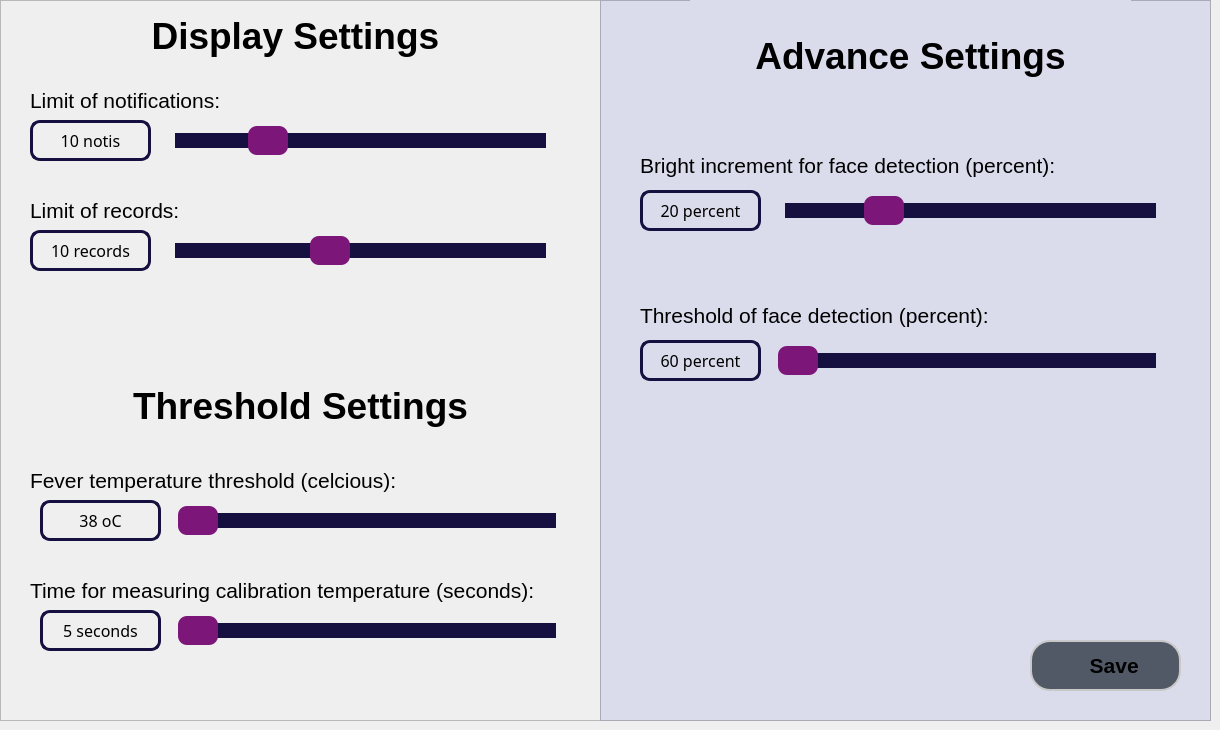
      <widget class="QWidget" name="setting">
       <property name="styleSheet">
        <string notr="true">QSlider::groove:horizontal {
    border-radius: 9px;
    height: 15px;
	margin: 15px;
	background-color:#151040;
}
QSlider::groove:horizontal:hover {
	background-color:#151040;
}
QSlider::handle:horizontal {
    background-color: #7C1679;
    border: none;
    width: 40px;
    margin: -7px;
	border-radius: 9px;
}
QSlider::handle:horizontal:hover {
    background-color: #A51890;
}
QSlider::handle:horizontal:pressed {
   background-color: #A51890;
}
</string>
       </property>
       <widget class="QFrame" name="frame_2">
        <property name="geometry">
         <rect>
          <x>0</x>
          <y>0</y>
          <width>601</width>
          <height>721</height>
         </rect>
        </property>
        <property name="frameShape">
         <enum>QFrame::StyledPanel</enum>
        </property>
        <property name="frameShadow">
         <enum>QFrame::Raised</enum>
        </property>
        <widget class="QLabel" name="label_10">
         <property name="geometry">
          <rect>
           <x>80</x>
           <y>380</y>
           <width>441</width>
           <height>51</height>
          </rect>
         </property>
         <property name="font">
          <font>
           <pointsize>28</pointsize>
           <weight>75</weight>
           <bold>true</bold>
          </font>
         </property>
         <property name="text">
          <string>Threshold Settings</string>
         </property>
         <property name="alignment">
          <set>Qt::AlignCenter</set>
         </property>
        </widget>
        <widget class="QSlider" name="time_calib_slider">
         <property name="geometry">
          <rect>
           <x>170</x>
           <y>610</y>
           <width>401</width>
           <height>40</height>
          </rect>
         </property>
         <property name="minimum">
          <number>5</number>
         </property>
         <property name="maximum">
          <number>8</number>
         </property>
         <property name="pageStep">
          <number>1</number>
         </property>
         <property name="value">
          <number>5</number>
         </property>
         <property name="tracking">
          <bool>true</bool>
         </property>
         <property name="orientation">
          <enum>Qt::Horizontal</enum>
         </property>
         <property name="tickPosition">
          <enum>QSlider::TicksAbove</enum>
         </property>
        </widget>
        <widget class="QLabel" name="time_calib_label">
         <property name="geometry">
          <rect>
           <x>40</x>
           <y>610</y>
           <width>121</width>
           <height>41</height>
          </rect>
         </property>
         <property name="font">
          <font>
           <family>Fira Code</family>
           <pointsize>12</pointsize>
           <weight>62</weight>
           <italic>false</italic>
           <bold>true</bold>
          </font>
         </property>
         <property name="styleSheet">
          <string notr="true">border :3px solid #151040;
border-top-left-radius :10px;
border-top-right-radius : 10px; 
border-bottom-left-radius : 10px; 
border-bottom-right-radius : 10px;
font: 500 12pt &quot;Fira Code&quot;;</string>
         </property>
         <property name="text">
          <string>5 seconds</string>
         </property>
         <property name="alignment">
          <set>Qt::AlignCenter</set>
         </property>
        </widget>
        <widget class="QLabel" name="label_12">
         <property name="geometry">
          <rect>
           <x>30</x>
           <y>570</y>
           <width>571</width>
           <height>41</height>
          </rect>
         </property>
         <property name="font">
          <font>
           <pointsize>16</pointsize>
          </font>
         </property>
         <property name="text">
          <string>Time for measuring calibration temperature (seconds):</string>
         </property>
        </widget>
        <widget class="QLabel" name="label_13">
         <property name="geometry">
          <rect>
           <x>80</x>
           <y>10</y>
           <width>441</width>
           <height>51</height>
          </rect>
         </property>
         <property name="font">
          <font>
           <pointsize>28</pointsize>
           <weight>75</weight>
           <bold>true</bold>
          </font>
         </property>
         <property name="text">
          <string>Display Settings </string>
         </property>
         <property name="alignment">
          <set>Qt::AlignCenter</set>
         </property>
        </widget>
        <widget class="QLabel" name="notis_label">
         <property name="geometry">
          <rect>
           <x>30</x>
           <y>120</y>
           <width>121</width>
           <height>41</height>
          </rect>
         </property>
         <property name="font">
          <font>
           <family>Fira Code</family>
           <pointsize>12</pointsize>
           <weight>62</weight>
           <italic>false</italic>
           <bold>true</bold>
          </font>
         </property>
         <property name="styleSheet">
          <string notr="true">border :3px solid #151040;
border-top-left-radius :10px;
border-top-right-radius : 10px; 
border-bottom-left-radius : 10px; 
border-bottom-right-radius : 10px;
font: 500 12pt &quot;Fira Code&quot;;</string>
         </property>
         <property name="text">
          <string>10 notis</string>
         </property>
         <property name="alignment">
          <set>Qt::AlignCenter</set>
         </property>
        </widget>
        <widget class="QLabel" name="label_14">
         <property name="geometry">
          <rect>
           <x>30</x>
           <y>80</y>
           <width>361</width>
           <height>41</height>
          </rect>
         </property>
         <property name="font">
          <font>
           <pointsize>16</pointsize>
          </font>
         </property>
         <property name="text">
          <string>Limit of notifications:</string>
         </property>
        </widget>
        <widget class="QSlider" name="notis_slider">
         <property name="geometry">
          <rect>
           <x>160</x>
           <y>120</y>
           <width>401</width>
           <height>40</height>
          </rect>
         </property>
         <property name="minimum">
          <number>7</number>
         </property>
         <property name="maximum">
          <number>20</number>
         </property>
         <property name="pageStep">
          <number>1</number>
         </property>
         <property name="value">
          <number>10</number>
         </property>
         <property name="tracking">
          <bool>true</bool>
         </property>
         <property name="orientation">
          <enum>Qt::Horizontal</enum>
         </property>
         <property name="tickPosition">
          <enum>QSlider::TicksAbove</enum>
         </property>
        </widget>
        <widget class="QSlider" name="records_slider">
         <property name="geometry">
          <rect>
           <x>160</x>
           <y>230</y>
           <width>401</width>
           <height>40</height>
          </rect>
         </property>
         <property name="minimum">
          <number>3</number>
         </property>
         <property name="maximum">
          <number>20</number>
         </property>
         <property name="pageStep">
          <number>1</number>
         </property>
         <property name="value">
          <number>10</number>
         </property>
         <property name="tracking">
          <bool>true</bool>
         </property>
         <property name="orientation">
          <enum>Qt::Horizontal</enum>
         </property>
         <property name="tickPosition">
          <enum>QSlider::TicksAbove</enum>
         </property>
        </widget>
        <widget class="QLabel" name="label_15">
         <property name="geometry">
          <rect>
           <x>30</x>
           <y>190</y>
           <width>361</width>
           <height>41</height>
          </rect>
         </property>
         <property name="font">
          <font>
           <pointsize>16</pointsize>
          </font>
         </property>
         <property name="text">
          <string>Limit of records:</string>
         </property>
        </widget>
        <widget class="QLabel" name="records_label">
         <property name="geometry">
          <rect>
           <x>30</x>
           <y>230</y>
           <width>121</width>
           <height>41</height>
          </rect>
         </property>
         <property name="font">
          <font>
           <family>Fira Code</family>
           <pointsize>12</pointsize>
           <weight>62</weight>
           <italic>false</italic>
           <bold>true</bold>
          </font>
         </property>
         <property name="styleSheet">
          <string notr="true">border :3px solid #151040;
border-top-left-radius :10px;
border-top-right-radius : 10px; 
border-bottom-left-radius : 10px; 
border-bottom-right-radius : 10px;
font: 500 12pt &quot;Fira Code&quot;;</string>
         </property>
         <property name="text">
          <string>10 records</string>
         </property>
         <property name="alignment">
          <set>Qt::AlignCenter</set>
         </property>
        </widget>
        <widget class="QLabel" name="temp_label">
         <property name="geometry">
          <rect>
           <x>40</x>
           <y>500</y>
           <width>121</width>
           <height>41</height>
          </rect>
         </property>
         <property name="font">
          <font>
           <family>Fira Code</family>
           <pointsize>12</pointsize>
           <weight>62</weight>
           <italic>false</italic>
           <bold>true</bold>
          </font>
         </property>
         <property name="styleSheet">
          <string notr="true">border :3px solid #151040;
border-top-left-radius :10px;
border-top-right-radius : 10px; 
border-bottom-left-radius : 10px; 
border-bottom-right-radius : 10px;
font: 500 12pt &quot;Fira Code&quot;;</string>
         </property>
         <property name="text">
          <string>38 oC</string>
         </property>
         <property name="alignment">
          <set>Qt::AlignCenter</set>
         </property>
        </widget>
        <widget class="QSlider" name="temp_slider">
         <property name="geometry">
          <rect>
           <x>170</x>
           <y>500</y>
           <width>401</width>
           <height>40</height>
          </rect>
         </property>
         <property name="minimum">
          <number>3700</number>
         </property>
         <property name="maximum">
          <number>4100</number>
         </property>
         <property name="pageStep">
          <number>1</number>
         </property>
         <property name="value">
          <number>3700</number>
         </property>
         <property name="tracking">
          <bool>true</bool>
         </property>
         <property name="orientation">
          <enum>Qt::Horizontal</enum>
         </property>
         <property name="tickPosition">
          <enum>QSlider::TicksAbove</enum>
         </property>
        </widget>
        <widget class="QLabel" name="label_8">
         <property name="geometry">
          <rect>
           <x>30</x>
           <y>460</y>
           <width>381</width>
           <height>41</height>
          </rect>
         </property>
         <property name="font">
          <font>
           <pointsize>16</pointsize>
          </font>
         </property>
         <property name="text">
          <string>Fever temperature threshold (celcious): </string>
         </property>
        </widget>
       </widget>
       <widget class="QFrame" name="frame_3">
        <property name="geometry">
         <rect>
          <x>600</x>
          <y>0</y>
          <width>611</width>
          <height>721</height>
         </rect>
        </property>
        <property name="styleSheet">
         <string notr="true">background-color: #dadceb;</string>
        </property>
        <property name="frameShape">
         <enum>QFrame::StyledPanel</enum>
        </property>
        <property name="frameShadow">
         <enum>QFrame::Raised</enum>
        </property>
        <widget class="QLabel" name="label_11">
         <property name="geometry">
          <rect>
           <x>90</x>
           <y>0</y>
           <width>441</width>
           <height>111</height>
          </rect>
         </property>
         <property name="font">
          <font>
           <pointsize>28</pointsize>
           <weight>75</weight>
           <bold>true</bold>
          </font>
         </property>
         <property name="text">
          <string>Advance Settings</string>
         </property>
         <property name="alignment">
          <set>Qt::AlignCenter</set>
         </property>
        </widget>
        <widget class="QPushButton" name="save">
         <property name="geometry">
          <rect>
           <x>430</x>
           <y>640</y>
           <width>151</width>
           <height>51</height>
          </rect>
         </property>
         <property name="minimumSize">
          <size>
           <width>150</width>
           <height>30</height>
          </size>
         </property>
         <property name="font">
          <font>
           <family>Segoe UI</family>
           <pointsize>16</pointsize>
           <weight>75</weight>
           <bold>true</bold>
          </font>
         </property>
         <property name="styleSheet">
          <string notr="true">QPushButton {
	border: 2px solid rgb(200, 200, 200);
	border-radius: 20px;	
	background-color: rgb(82, 89, 102);
}
QPushButton:hover {
	background-color: rgb(77, 85, 90);
	border: 2px solid rgb(61, 70, 86);
}
QPushButton:pressed {	
	background-color: rgb(35, 40, 49);
	border: 2px solid rgb(43, 50, 61);
}</string>
         </property>
         <property name="text">
          <string>   Save</string>
         </property>
         <property name="icon">
          <iconset>
           <normaloff>icons/24x24/cil-save.png</normaloff>icons/24x24/cil-save.png</iconset>
         </property>
         <property name="iconSize">
          <size>
           <width>24</width>
           <height>24</height>
          </size>
         </property>
        </widget>
        <widget class="QSlider" name="bright_slider">
         <property name="geometry">
          <rect>
           <x>170</x>
           <y>190</y>
           <width>401</width>
           <height>40</height>
          </rect>
         </property>
         <property name="minimum">
          <number>0</number>
         </property>
         <property name="maximum">
          <number>80</number>
         </property>
         <property name="pageStep">
          <number>1</number>
         </property>
         <property name="value">
          <number>20</number>
         </property>
         <property name="tracking">
          <bool>true</bool>
         </property>
         <property name="orientation">
          <enum>Qt::Horizontal</enum>
         </property>
         <property name="tickPosition">
          <enum>QSlider::TicksAbove</enum>
         </property>
        </widget>
        <widget class="QLabel" name="bright_label">
         <property name="geometry">
          <rect>
           <x>40</x>
           <y>190</y>
           <width>121</width>
           <height>41</height>
          </rect>
         </property>
         <property name="font">
          <font>
           <family>Fira Code</family>
           <pointsize>12</pointsize>
           <weight>62</weight>
           <italic>false</italic>
           <bold>true</bold>
          </font>
         </property>
         <property name="styleSheet">
          <string notr="true">border :3px solid #151040;
border-top-left-radius :10px;
border-top-right-radius : 10px; 
border-bottom-left-radius : 10px; 
border-bottom-right-radius : 10px;
font: 500 12pt &quot;Fira Code&quot;;</string>
         </property>
         <property name="text">
          <string>20 percent</string>
         </property>
         <property name="alignment">
          <set>Qt::AlignCenter</set>
         </property>
        </widget>
        <widget class="QLabel" name="bright_label_content">
         <property name="geometry">
          <rect>
           <x>40</x>
           <y>150</y>
           <width>551</width>
           <height>31</height>
          </rect>
         </property>
         <property name="font">
          <font>
           <pointsize>16</pointsize>
          </font>
         </property>
         <property name="text">
          <string>Bright increment for face detection (percent):</string>
         </property>
        </widget>
        <widget class="QLabel" name="threshold_label">
         <property name="geometry">
          <rect>
           <x>40</x>
           <y>340</y>
           <width>121</width>
           <height>41</height>
          </rect>
         </property>
         <property name="font">
          <font>
           <family>Fira Code</family>
           <pointsize>12</pointsize>
           <weight>62</weight>
           <italic>false</italic>
           <bold>true</bold>
          </font>
         </property>
         <property name="styleSheet">
          <string notr="true">border :3px solid #151040;
border-top-left-radius :10px;
border-top-right-radius : 10px; 
border-bottom-left-radius : 10px; 
border-bottom-right-radius : 10px;
font: 500 12pt &quot;Fira Code&quot;;</string>
         </property>
         <property name="text">
          <string>60 percent</string>
         </property>
         <property name="alignment">
          <set>Qt::AlignCenter</set>
         </property>
        </widget>
        <widget class="QSlider" name="threshold_slider">
         <property name="geometry">
          <rect>
           <x>170</x>
           <y>340</y>
           <width>401</width>
           <height>40</height>
          </rect>
         </property>
         <property name="minimum">
          <number>60</number>
         </property>
         <property name="maximum">
          <number>90</number>
         </property>
         <property name="pageStep">
          <number>1</number>
         </property>
         <property name="value">
          <number>60</number>
         </property>
         <property name="tracking">
          <bool>true</bool>
         </property>
         <property name="orientation">
          <enum>Qt::Horizontal</enum>
         </property>
         <property name="tickPosition">
          <enum>QSlider::TicksAbove</enum>
         </property>
        </widget>
        <widget class="QLabel" name="bright_label_content_2">
         <property name="geometry">
          <rect>
           <x>40</x>
           <y>300</y>
           <width>551</width>
           <height>31</height>
          </rect>
         </property>
         <property name="font">
          <font>
           <pointsize>16</pointsize>
          </font>
         </property>
         <property name="text">
          <string>Threshold of face detection (percent):</string>
         </property>
        </widget>
       </widget>
      </widget>
